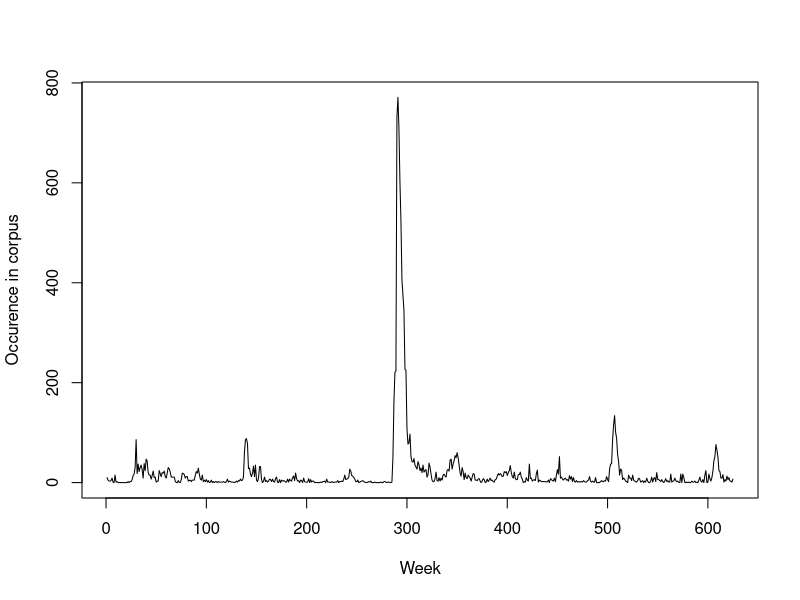

Write R code to recreate this figure.
#!/usr/bin/Rscript


# week olera kolera cholera epidemi pest farsot

series <- read.table(file = "weekly_counts.txt",
                     col.names = c("week","olera","kolera","cholera","epidemi","pest","farsot"),
                     sep = "",
                     quote = "\"",
                     dec = ".",
                     fill = TRUE,
                     comment.char = "#")

pdf( "weekly_mentions.pdf", width = 7, height = 5 )

# cairo_ps("image.eps")

plot(x = series$week,
     y = series$olera,
     type = "l",
     ylab = "Occurence in corpus",
     xlab = "Week")
